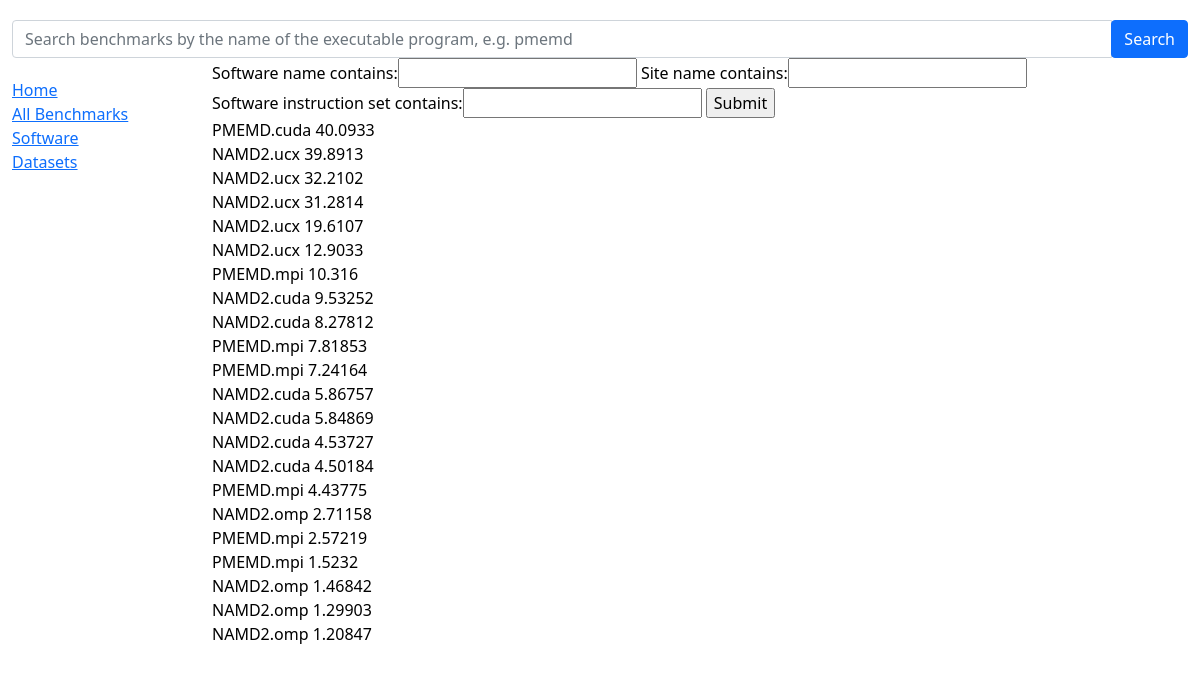
Page /mdbench/search/ on the committed database.
### mdbench/models.py (models this page shows, shortened)
class BenchmarkInstance(models.Model):
    class Meta:
        verbose_name_plural = "4. Parallel Benchmarks"
    benchmark = models.ForeignKey('Benchmark', on_delete=models.RESTRICT, null=True)
    software = models.ForeignKey('Software', on_delete=models.RESTRICT, null=True)
    simulation_input = models.ForeignKey('SimulationInput', on_delete=models.RESTRICT, null=True)
    cpu = models.ForeignKey('CPU', on_delete=models.RESTRICT, null=True)
    gpu = models.ForeignKey('GPU', on_delete=models.RESTRICT, blank=True, null=True)
    resource = models.ForeignKey('Resource', on_delete=models.RESTRICT, null=True)
    rate_min = models.FloatField(help_text='Simulation speed, ns/day')
    rate_max = models.FloatField(help_text='Simulation speed, ns/day')
    serial = models.ForeignKey('SerialBenchmarkInstance', on_delete=models.RESTRICT, null=True)
    cpu_efficiency = models.FloatField(help_text='Efficiency, %')
    site = models.ForeignKey('Site', on_delete=models.RESTRICT, null=True)

class Software(models.Model):
    class Meta:
        verbose_name_plural = "2. MD Engines"
    name = models.CharField(max_length=100, help_text='Enter a software name (e.g. NAMD)')
    module = models.CharField(max_length=100, help_text='Enter a module name')
    module_version = models.CharField(max_length=100, help_text='Enter a module version')
    toolchain = models.CharField(max_length=100, help_text='Enter a toolchain name')
    toolchain_version = models.CharField(max_length=100, help_text='Enter a toolchain version')
    instruction_set = models.CharField(max_length=100, help_text='Enter CPU instruction set (avx2/avx512)')
    example_submission  = models.TextField()
    benchmark_submission = models.TextField()

### mdbench/views.py (the view)
def filtered_benchmarks_list(request):
	benchmarks = BenchmarkInstance.objects.all().order_by('-rate_max')
	filter = BenchmarkInstanceFilter(request.GET, queryset = benchmarks)
	return render(request, 'mdbench/benchmarkinstance_filter.html', {'filter' : filter})

### mdbench/templates/mdbench/benchmarkInstance_filter.html
{% extends "base_generic.html" %}
{% block content %}
    <form action="" method="get">
        {{ filter.form.as_table }}
        <input type="submit" />
    </form>
    {% for benchmark in filter.qs %}
        {{ benchmark.software.name }} {{benchmark.rate_max}}<br />
    {% endfor %}
{% endblock %}

### mdbench/static/mdbench/css/styles.css (style rules this page uses)
body { margin-top: 20px; color: rgb(0, 0, 0); }

### rows in the picture
BenchmarkInstance: software.name "PMEMD.cuda", rate_max "40.0933"
BenchmarkInstance: software.name "NAMD2.ucx", rate_max "39.8913"
BenchmarkInstance: software.name "NAMD2.ucx", rate_max "32.2102"
BenchmarkInstance: software.name "NAMD2.ucx", rate_max "31.2814"
BenchmarkInstance: software.name "NAMD2.ucx", rate_max "19.6107"
BenchmarkInstance: software.name "NAMD2.ucx", rate_max "12.9033"
BenchmarkInstance: software.name "PMEMD.mpi", rate_max "10.316"
BenchmarkInstance: software.name "NAMD2.cuda", rate_max "9.53252"
BenchmarkInstance: software.name "NAMD2.cuda", rate_max "8.27812"
BenchmarkInstance: software.name "PMEMD.mpi", rate_max "7.81853"
BenchmarkInstance: software.name "PMEMD.mpi", rate_max "7.24164"
BenchmarkInstance: software.name "NAMD2.cuda", rate_max "5.86757"
BenchmarkInstance: software.name "NAMD2.cuda", rate_max "5.84869"
BenchmarkInstance: software.name "NAMD2.cuda", rate_max "4.53727"
BenchmarkInstance: software.name "NAMD2.cuda", rate_max "4.50184"
BenchmarkInstance: software.name "PMEMD.mpi", rate_max "4.43775"
BenchmarkInstance: software.name "NAMD2.omp", rate_max "2.71158"
BenchmarkInstance: software.name "PMEMD.mpi", rate_max "2.57219"
BenchmarkInstance: software.name "PMEMD.mpi", rate_max "1.5232"
BenchmarkInstance: software.name "NAMD2.omp", rate_max "1.46842"
BenchmarkInstance: software.name "NAMD2.omp", rate_max "1.29903"
BenchmarkInstance: software.name "NAMD2.omp", rate_max "1.20847"
